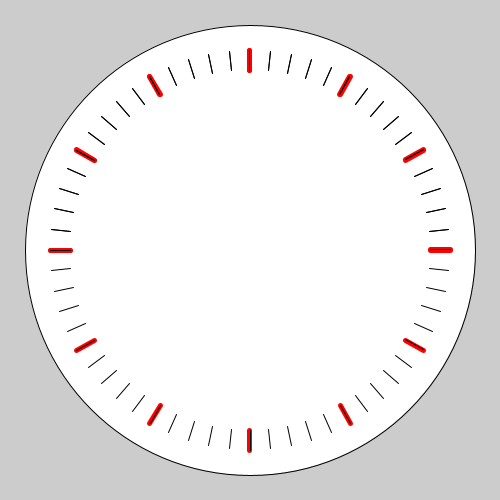
Frame 1 (no input)
Frame 60 (the mouse pressed at the canvas centre just before this capture): identical to frame 1, image omitted
Frame 120 (the mouse held since frame 60 and released just before this capture): identical to frame 1, image omitted

The Processing sketch that drew this single still picture (run headless with seeded random() and noise(); from frame 60 on, the mouse is pressed at the canvas centre):

// Processing sketch: Cours9
// ── Cours9.pde
int position;
float angle, angle2, angle3;
void setup() {
  fill(123);
  size(500, 500);
  angle = -PI;
  angle2 = -PI;
  angle3 = PI;
  fill(255);
  ellipse(width/2, height/2, width-50, height-50);
} 
void draw() {
  ellipseMode(CENTER);
  fill(255);

  while (angle < TWO_PI ) {
    stroke(255,0,0);
    strokeWeight(5);
    line(width/2 +(width/2-70)*cos(angle), height/2 + (height/2-70)*sin(angle), width/2 + (width/2-50)*cos(angle), height/2 + (height/2-50)*sin(angle));
    angle+= PI /6;
  }
  while (angle2 < TWO_PI ) {
    stroke(0);
    strokeWeight(1);
    line(width/2 +(width/2-70)*cos(angle2), height/2 + (height/2-70)*sin(angle2), width/2 + (width/2-50)*cos(angle2), height/2 + (height/2-50)*sin(angle2));
    angle2+= PI /30  ;
  }
}


































































































/* float color1, x;
 void setup() {
 
 size(200, 200);
 background(255);
 noStroke();
 x = -PI;
 color1=0;
 }
 
 
 void draw() {
 // camembert
 colorMode(RGB);
 while ( x <= TWO_PI) {
 fill(color1);
 arc(width/2, width/2, width/2-10, width/2-10, 0, x, PIE);
 x += QUARTER_PI;
 color1 += 25;
 }
 
 }
 
 
 
 
 
 
 int xLine, accel;
 
 
 void setup() {
 fill(123);
 size(1000, 100); 
 xLine = 5;
 } 
 void draw() {
 while ( xLine < width ) {
 
 if (xLine<width/2) {
 accel += 1;
 } else {
 accel -= 1;
 }
 xLine += 1 + accel/3;
 line (xLine, 0, xLine, height); 
 }
 }
 
 */
